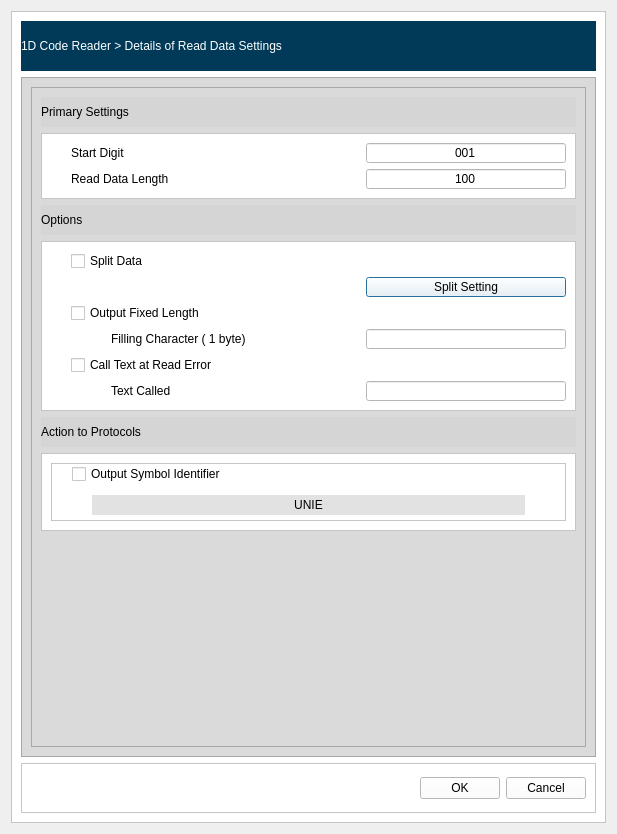
<?xml version="1.0" encoding="UTF-8"?>
<ui version="4.0">
 <class>Dialog</class>
 <widget class="QDialog" name="Dialog">
  <property name="geometry">
   <rect>
    <x>0</x>
    <y>0</y>
    <width>617</width>
    <height>834</height>
   </rect>
  </property>
  <property name="windowTitle">
   <string>Dialog</string>
  </property>
  <layout class="QVBoxLayout" name="verticalLayout_11">
   <item>
    <widget class="QFrame" name="frame">
     <property name="sizePolicy">
      <sizepolicy hsizetype="Preferred" vsizetype="Preferred">
       <horstretch>0</horstretch>
       <verstretch>0</verstretch>
      </sizepolicy>
     </property>
     <property name="minimumSize">
      <size>
       <width>400</width>
       <height>650</height>
      </size>
     </property>
     <property name="styleSheet">
      <string notr="true">background-color: rgb(255, 255, 255);</string>
     </property>
     <property name="frameShape">
      <enum>QFrame::StyledPanel</enum>
     </property>
     <property name="frameShadow">
      <enum>QFrame::Raised</enum>
     </property>
     <layout class="QVBoxLayout" name="verticalLayout_2">
      <item>
       <layout class="QVBoxLayout" name="verticalLayout">
        <item>
         <widget class="QLabel" name="label">
          <property name="sizePolicy">
           <sizepolicy hsizetype="Preferred" vsizetype="Fixed">
            <horstretch>0</horstretch>
            <verstretch>0</verstretch>
           </sizepolicy>
          </property>
          <property name="minimumSize">
           <size>
            <width>0</width>
            <height>50</height>
           </size>
          </property>
          <property name="styleSheet">
           <string notr="true">background-color: rgb(0, 58, 88);
color: rgb(255, 255, 255);</string>
          </property>
          <property name="text">
           <string>1D Code Reader &gt; Details of Read Data Settings </string>
          </property>
         </widget>
        </item>
        <item>
         <widget class="QScrollArea" name="scrollArea">
          <property name="sizePolicy">
           <sizepolicy hsizetype="Expanding" vsizetype="Ignored">
            <horstretch>0</horstretch>
            <verstretch>0</verstretch>
           </sizepolicy>
          </property>
          <property name="styleSheet">
           <string notr="true">background-color: rgb(218, 218, 218);</string>
          </property>
          <property name="widgetResizable">
           <bool>true</bool>
          </property>
          <widget class="QWidget" name="scrollAreaWidgetContents">
           <property name="geometry">
            <rect>
             <x>0</x>
             <y>0</y>
             <width>575</width>
             <height>680</height>
            </rect>
           </property>
           <layout class="QVBoxLayout" name="verticalLayout_4">
            <item>
             <layout class="QVBoxLayout" name="verticalLayout_3">
              <item>
               <widget class="QFrame" name="frame_7">
                <property name="minimumSize">
                 <size>
                  <width>350</width>
                  <height>650</height>
                 </size>
                </property>
                <property name="frameShape">
                 <enum>QFrame::StyledPanel</enum>
                </property>
                <property name="frameShadow">
                 <enum>QFrame::Raised</enum>
                </property>
                <layout class="QVBoxLayout" name="verticalLayout_14">
                 <item>
                  <widget class="QLabel" name="label_5">
                   <property name="sizePolicy">
                    <sizepolicy hsizetype="Preferred" vsizetype="Fixed">
                     <horstretch>0</horstretch>
                     <verstretch>0</verstretch>
                    </sizepolicy>
                   </property>
                   <property name="minimumSize">
                    <size>
                     <width>0</width>
                     <height>30</height>
                    </size>
                   </property>
                   <property name="styleSheet">
                    <string notr="true">background-color: rgb(213, 213, 213);</string>
                   </property>
                   <property name="text">
                    <string>Primary Settings</string>
                   </property>
                  </widget>
                 </item>
                 <item>
                  <widget class="QFrame" name="frame_5">
                   <property name="styleSheet">
                    <string notr="true">background-color: rgb(255, 255, 255);</string>
                   </property>
                   <property name="frameShape">
                    <enum>QFrame::StyledPanel</enum>
                   </property>
                   <property name="frameShadow">
                    <enum>QFrame::Raised</enum>
                   </property>
                   <layout class="QVBoxLayout" name="verticalLayout_6">
                    <item>
                     <layout class="QVBoxLayout" name="verticalLayout_5">
                      <item>
                       <layout class="QHBoxLayout" name="horizontalLayout_3">
                        <item>
                         <spacer name="horizontalSpacer_4">
                          <property name="orientation">
                           <enum>Qt::Horizontal</enum>
                          </property>
                          <property name="sizeType">
                           <enum>QSizePolicy::Fixed</enum>
                          </property>
                          <property name="sizeHint" stdset="0">
                           <size>
                            <width>20</width>
                            <height>20</height>
                           </size>
                          </property>
                         </spacer>
                        </item>
                        <item>
                         <widget class="QLabel" name="label_2">
                          <property name="sizePolicy">
                           <sizepolicy hsizetype="Preferred" vsizetype="Fixed">
                            <horstretch>0</horstretch>
                            <verstretch>0</verstretch>
                           </sizepolicy>
                          </property>
                          <property name="minimumSize">
                           <size>
                            <width>1</width>
                            <height>20</height>
                           </size>
                          </property>
                          <property name="maximumSize">
                           <size>
                            <width>200</width>
                            <height>20</height>
                           </size>
                          </property>
                          <property name="text">
                           <string>Start Digit</string>
                          </property>
                         </widget>
                        </item>
                        <item>
                         <spacer name="horizontalSpacer_2">
                          <property name="orientation">
                           <enum>Qt::Horizontal</enum>
                          </property>
                          <property name="sizeHint" stdset="0">
                           <size>
                            <width>40</width>
                            <height>20</height>
                           </size>
                          </property>
                         </spacer>
                        </item>
                        <item>
                         <widget class="QLineEdit" name="ledit_StartDigit_ReadData_1D">
                          <property name="sizePolicy">
                           <sizepolicy hsizetype="Fixed" vsizetype="Fixed">
                            <horstretch>0</horstretch>
                            <verstretch>0</verstretch>
                           </sizepolicy>
                          </property>
                          <property name="minimumSize">
                           <size>
                            <width>200</width>
                            <height>20</height>
                           </size>
                          </property>
                          <property name="maximumSize">
                           <size>
                            <width>200</width>
                            <height>20</height>
                           </size>
                          </property>
                          <property name="text">
                           <string>001</string>
                          </property>
                          <property name="alignment">
                           <set>Qt::AlignCenter</set>
                          </property>
                         </widget>
                        </item>
                       </layout>
                      </item>
                      <item>
                       <layout class="QHBoxLayout" name="horizontalLayout_4">
                        <item>
                         <spacer name="horizontalSpacer_5">
                          <property name="orientation">
                           <enum>Qt::Horizontal</enum>
                          </property>
                          <property name="sizeType">
                           <enum>QSizePolicy::Fixed</enum>
                          </property>
                          <property name="sizeHint" stdset="0">
                           <size>
                            <width>20</width>
                            <height>20</height>
                           </size>
                          </property>
                         </spacer>
                        </item>
                        <item>
                         <widget class="QLabel" name="label_6">
                          <property name="sizePolicy">
                           <sizepolicy hsizetype="Preferred" vsizetype="Fixed">
                            <horstretch>0</horstretch>
                            <verstretch>0</verstretch>
                           </sizepolicy>
                          </property>
                          <property name="minimumSize">
                           <size>
                            <width>0</width>
                            <height>20</height>
                           </size>
                          </property>
                          <property name="maximumSize">
                           <size>
                            <width>16777215</width>
                            <height>20</height>
                           </size>
                          </property>
                          <property name="text">
                           <string>Read Data Length</string>
                          </property>
                         </widget>
                        </item>
                        <item>
                         <spacer name="horizontalSpacer_3">
                          <property name="orientation">
                           <enum>Qt::Horizontal</enum>
                          </property>
                          <property name="sizeHint" stdset="0">
                           <size>
                            <width>40</width>
                            <height>20</height>
                           </size>
                          </property>
                         </spacer>
                        </item>
                        <item>
                         <widget class="QLineEdit" name="ledit_LengReadData_ReadData_1D">
                          <property name="minimumSize">
                           <size>
                            <width>200</width>
                            <height>20</height>
                           </size>
                          </property>
                          <property name="maximumSize">
                           <size>
                            <width>200</width>
                            <height>20</height>
                           </size>
                          </property>
                          <property name="text">
                           <string>100</string>
                          </property>
                          <property name="alignment">
                           <set>Qt::AlignCenter</set>
                          </property>
                         </widget>
                        </item>
                       </layout>
                      </item>
                     </layout>
                    </item>
                   </layout>
                  </widget>
                 </item>
                 <item>
                  <widget class="QLabel" name="label_4">
                   <property name="sizePolicy">
                    <sizepolicy hsizetype="Preferred" vsizetype="Fixed">
                     <horstretch>0</horstretch>
                     <verstretch>0</verstretch>
                    </sizepolicy>
                   </property>
                   <property name="minimumSize">
                    <size>
                     <width>0</width>
                     <height>30</height>
                    </size>
                   </property>
                   <property name="styleSheet">
                    <string notr="true">background-color: rgb(213, 213, 213);</string>
                   </property>
                   <property name="text">
                    <string>Options</string>
                   </property>
                  </widget>
                 </item>
                 <item>
                  <widget class="QFrame" name="frame_4">
                   <property name="styleSheet">
                    <string notr="true">background-color: rgb(255, 255, 255);</string>
                   </property>
                   <property name="frameShape">
                    <enum>QFrame::StyledPanel</enum>
                   </property>
                   <property name="frameShadow">
                    <enum>QFrame::Raised</enum>
                   </property>
                   <layout class="QVBoxLayout" name="verticalLayout_8">
                    <item>
                     <layout class="QVBoxLayout" name="verticalLayout_7">
                      <item>
                       <layout class="QHBoxLayout" name="horizontalLayout_10">
                        <item>
                         <spacer name="horizontalSpacer_6">
                          <property name="orientation">
                           <enum>Qt::Horizontal</enum>
                          </property>
                          <property name="sizeType">
                           <enum>QSizePolicy::Fixed</enum>
                          </property>
                          <property name="sizeHint" stdset="0">
                           <size>
                            <width>20</width>
                            <height>20</height>
                           </size>
                          </property>
                         </spacer>
                        </item>
                        <item>
                         <widget class="QCheckBox" name="cbox_SplitData_ReadData_1D">
                          <property name="sizePolicy">
                           <sizepolicy hsizetype="Expanding" vsizetype="Fixed">
                            <horstretch>0</horstretch>
                            <verstretch>0</verstretch>
                           </sizepolicy>
                          </property>
                          <property name="minimumSize">
                           <size>
                            <width>0</width>
                            <height>20</height>
                           </size>
                          </property>
                          <property name="maximumSize">
                           <size>
                            <width>16777215</width>
                            <height>20</height>
                           </size>
                          </property>
                          <property name="text">
                           <string>Split Data</string>
                          </property>
                         </widget>
                        </item>
                       </layout>
                      </item>
                      <item>
                       <layout class="QHBoxLayout" name="horizontalLayout_9">
                        <item>
                         <spacer name="horizontalSpacer_7">
                          <property name="orientation">
                           <enum>Qt::Horizontal</enum>
                          </property>
                          <property name="sizeType">
                           <enum>QSizePolicy::Expanding</enum>
                          </property>
                          <property name="sizeHint" stdset="0">
                           <size>
                            <width>160</width>
                            <height>20</height>
                           </size>
                          </property>
                         </spacer>
                        </item>
                        <item>
                         <widget class="QPushButton" name="btn_SplitSetting_ReadData_1D">
                          <property name="sizePolicy">
                           <sizepolicy hsizetype="Fixed" vsizetype="Fixed">
                            <horstretch>0</horstretch>
                            <verstretch>0</verstretch>
                           </sizepolicy>
                          </property>
                          <property name="minimumSize">
                           <size>
                            <width>200</width>
                            <height>20</height>
                           </size>
                          </property>
                          <property name="maximumSize">
                           <size>
                            <width>200</width>
                            <height>20</height>
                           </size>
                          </property>
                          <property name="text">
                           <string>Split Setting</string>
                          </property>
                         </widget>
                        </item>
                       </layout>
                      </item>
                      <item>
                       <layout class="QHBoxLayout" name="horizontalLayout_8">
                        <item>
                         <spacer name="horizontalSpacer_8">
                          <property name="orientation">
                           <enum>Qt::Horizontal</enum>
                          </property>
                          <property name="sizeType">
                           <enum>QSizePolicy::Fixed</enum>
                          </property>
                          <property name="sizeHint" stdset="0">
                           <size>
                            <width>20</width>
                            <height>20</height>
                           </size>
                          </property>
                         </spacer>
                        </item>
                        <item>
                         <widget class="QCheckBox" name="cbox_OutFixLeng_ReadData_1D">
                          <property name="sizePolicy">
                           <sizepolicy hsizetype="Expanding" vsizetype="Fixed">
                            <horstretch>0</horstretch>
                            <verstretch>0</verstretch>
                           </sizepolicy>
                          </property>
                          <property name="minimumSize">
                           <size>
                            <width>0</width>
                            <height>20</height>
                           </size>
                          </property>
                          <property name="maximumSize">
                           <size>
                            <width>16777215</width>
                            <height>20</height>
                           </size>
                          </property>
                          <property name="text">
                           <string>Output Fixed Length</string>
                          </property>
                         </widget>
                        </item>
                       </layout>
                      </item>
                      <item>
                       <layout class="QHBoxLayout" name="horizontalLayout_7">
                        <item>
                         <spacer name="horizontalSpacer_9">
                          <property name="orientation">
                           <enum>Qt::Horizontal</enum>
                          </property>
                          <property name="sizeType">
                           <enum>QSizePolicy::Fixed</enum>
                          </property>
                          <property name="sizeHint" stdset="0">
                           <size>
                            <width>60</width>
                            <height>20</height>
                           </size>
                          </property>
                         </spacer>
                        </item>
                        <item>
                         <widget class="QLabel" name="label_7">
                          <property name="sizePolicy">
                           <sizepolicy hsizetype="Preferred" vsizetype="Fixed">
                            <horstretch>0</horstretch>
                            <verstretch>0</verstretch>
                           </sizepolicy>
                          </property>
                          <property name="minimumSize">
                           <size>
                            <width>0</width>
                            <height>20</height>
                           </size>
                          </property>
                          <property name="maximumSize">
                           <size>
                            <width>16777215</width>
                            <height>20</height>
                           </size>
                          </property>
                          <property name="text">
                           <string>Filling Character ( 1 byte)</string>
                          </property>
                         </widget>
                        </item>
                        <item>
                         <spacer name="horizontalSpacer_14">
                          <property name="orientation">
                           <enum>Qt::Horizontal</enum>
                          </property>
                          <property name="sizeHint" stdset="0">
                           <size>
                            <width>40</width>
                            <height>20</height>
                           </size>
                          </property>
                         </spacer>
                        </item>
                        <item>
                         <widget class="QLineEdit" name="ledit_FillingCharac_ReadData_1D">
                          <property name="sizePolicy">
                           <sizepolicy hsizetype="Fixed" vsizetype="Fixed">
                            <horstretch>0</horstretch>
                            <verstretch>0</verstretch>
                           </sizepolicy>
                          </property>
                          <property name="minimumSize">
                           <size>
                            <width>200</width>
                            <height>20</height>
                           </size>
                          </property>
                          <property name="maximumSize">
                           <size>
                            <width>200</width>
                            <height>20</height>
                           </size>
                          </property>
                          <property name="alignment">
                           <set>Qt::AlignCenter</set>
                          </property>
                         </widget>
                        </item>
                       </layout>
                      </item>
                      <item>
                       <layout class="QHBoxLayout" name="horizontalLayout_6">
                        <item>
                         <spacer name="horizontalSpacer_10">
                          <property name="orientation">
                           <enum>Qt::Horizontal</enum>
                          </property>
                          <property name="sizeType">
                           <enum>QSizePolicy::Fixed</enum>
                          </property>
                          <property name="sizeHint" stdset="0">
                           <size>
                            <width>20</width>
                            <height>20</height>
                           </size>
                          </property>
                         </spacer>
                        </item>
                        <item>
                         <widget class="QCheckBox" name="cbox_CallTextError_ReadData_1D">
                          <property name="sizePolicy">
                           <sizepolicy hsizetype="Expanding" vsizetype="Fixed">
                            <horstretch>0</horstretch>
                            <verstretch>0</verstretch>
                           </sizepolicy>
                          </property>
                          <property name="minimumSize">
                           <size>
                            <width>0</width>
                            <height>20</height>
                           </size>
                          </property>
                          <property name="maximumSize">
                           <size>
                            <width>16777215</width>
                            <height>20</height>
                           </size>
                          </property>
                          <property name="text">
                           <string>Call Text at Read Error</string>
                          </property>
                         </widget>
                        </item>
                       </layout>
                      </item>
                      <item>
                       <layout class="QHBoxLayout" name="horizontalLayout_5">
                        <item>
                         <spacer name="horizontalSpacer_11">
                          <property name="orientation">
                           <enum>Qt::Horizontal</enum>
                          </property>
                          <property name="sizeType">
                           <enum>QSizePolicy::Fixed</enum>
                          </property>
                          <property name="sizeHint" stdset="0">
                           <size>
                            <width>60</width>
                            <height>20</height>
                           </size>
                          </property>
                         </spacer>
                        </item>
                        <item>
                         <widget class="QLabel" name="label_8">
                          <property name="sizePolicy">
                           <sizepolicy hsizetype="Preferred" vsizetype="Fixed">
                            <horstretch>0</horstretch>
                            <verstretch>0</verstretch>
                           </sizepolicy>
                          </property>
                          <property name="minimumSize">
                           <size>
                            <width>80</width>
                            <height>20</height>
                           </size>
                          </property>
                          <property name="maximumSize">
                           <size>
                            <width>16777215</width>
                            <height>20</height>
                           </size>
                          </property>
                          <property name="text">
                           <string>Text Called</string>
                          </property>
                         </widget>
                        </item>
                        <item>
                         <spacer name="horizontalSpacer_12">
                          <property name="orientation">
                           <enum>Qt::Horizontal</enum>
                          </property>
                          <property name="sizeType">
                           <enum>QSizePolicy::Expanding</enum>
                          </property>
                          <property name="sizeHint" stdset="0">
                           <size>
                            <width>10</width>
                            <height>20</height>
                           </size>
                          </property>
                         </spacer>
                        </item>
                        <item>
                         <widget class="QLineEdit" name="ledit_callTextError_ReadData_1D">
                          <property name="minimumSize">
                           <size>
                            <width>200</width>
                            <height>20</height>
                           </size>
                          </property>
                          <property name="maximumSize">
                           <size>
                            <width>200</width>
                            <height>20</height>
                           </size>
                          </property>
                          <property name="alignment">
                           <set>Qt::AlignCenter</set>
                          </property>
                         </widget>
                        </item>
                       </layout>
                      </item>
                     </layout>
                    </item>
                   </layout>
                  </widget>
                 </item>
                 <item>
                  <widget class="QLabel" name="label_3">
                   <property name="sizePolicy">
                    <sizepolicy hsizetype="Preferred" vsizetype="Fixed">
                     <horstretch>0</horstretch>
                     <verstretch>0</verstretch>
                    </sizepolicy>
                   </property>
                   <property name="minimumSize">
                    <size>
                     <width>0</width>
                     <height>30</height>
                    </size>
                   </property>
                   <property name="styleSheet">
                    <string notr="true">background-color: rgb(213, 213, 213);</string>
                   </property>
                   <property name="text">
                    <string>Action to Protocols</string>
                   </property>
                  </widget>
                 </item>
                 <item>
                  <widget class="QFrame" name="frame_3">
                   <property name="styleSheet">
                    <string notr="true">background-color: rgb(255, 255, 255);</string>
                   </property>
                   <property name="frameShape">
                    <enum>QFrame::StyledPanel</enum>
                   </property>
                   <property name="frameShadow">
                    <enum>QFrame::Raised</enum>
                   </property>
                   <layout class="QVBoxLayout" name="verticalLayout_10">
                    <item>
                     <layout class="QVBoxLayout" name="verticalLayout_9">
                      <item>
                       <widget class="QFrame" name="frame_6">
                        <property name="frameShape">
                         <enum>QFrame::StyledPanel</enum>
                        </property>
                        <property name="frameShadow">
                         <enum>QFrame::Raised</enum>
                        </property>
                        <layout class="QVBoxLayout" name="verticalLayout_13">
                         <property name="leftMargin">
                          <number>0</number>
                         </property>
                         <property name="topMargin">
                          <number>0</number>
                         </property>
                         <property name="rightMargin">
                          <number>0</number>
                         </property>
                         <property name="bottomMargin">
                          <number>0</number>
                         </property>
                         <item>
                          <layout class="QVBoxLayout" name="verticalLayout_12">
                           <item>
                            <layout class="QHBoxLayout" name="horizontalLayout_11">
                             <item>
                              <spacer name="horizontalSpacer_13">
                               <property name="orientation">
                                <enum>Qt::Horizontal</enum>
                               </property>
                               <property name="sizeType">
                                <enum>QSizePolicy::Fixed</enum>
                               </property>
                               <property name="sizeHint" stdset="0">
                                <size>
                                 <width>20</width>
                                 <height>20</height>
                                </size>
                               </property>
                              </spacer>
                             </item>
                             <item>
                              <widget class="QCheckBox" name="cbox_OutSymbleIdentifier_ReadData_1D">
                               <property name="sizePolicy">
                                <sizepolicy hsizetype="Expanding" vsizetype="Fixed">
                                 <horstretch>0</horstretch>
                                 <verstretch>0</verstretch>
                                </sizepolicy>
                               </property>
                               <property name="minimumSize">
                                <size>
                                 <width>0</width>
                                 <height>20</height>
                                </size>
                               </property>
                               <property name="maximumSize">
                                <size>
                                 <width>16777215</width>
                                 <height>20</height>
                                </size>
                               </property>
                               <property name="text">
                                <string>Output Symbol Identifier</string>
                               </property>
                              </widget>
                             </item>
                            </layout>
                           </item>
                           <item>
                            <layout class="QHBoxLayout" name="horizontalLayout_13">
                             <property name="leftMargin">
                              <number>40</number>
                             </property>
                             <property name="topMargin">
                              <number>5</number>
                             </property>
                             <property name="rightMargin">
                              <number>40</number>
                             </property>
                             <property name="bottomMargin">
                              <number>5</number>
                             </property>
                             <item>
                              <widget class="QLabel" name="lab_OutSymbleIdentifier_ReadData_1D">
                               <property name="sizePolicy">
                                <sizepolicy hsizetype="Preferred" vsizetype="Fixed">
                                 <horstretch>0</horstretch>
                                 <verstretch>0</verstretch>
                                </sizepolicy>
                               </property>
                               <property name="minimumSize">
                                <size>
                                 <width>0</width>
                                 <height>20</height>
                                </size>
                               </property>
                               <property name="maximumSize">
                                <size>
                                 <width>16777215</width>
                                 <height>20</height>
                                </size>
                               </property>
                               <property name="styleSheet">
                                <string notr="true">background-color: rgb(226, 226, 226);</string>
                               </property>
                               <property name="text">
                                <string>UNIE</string>
                               </property>
                               <property name="alignment">
                                <set>Qt::AlignCenter</set>
                               </property>
                              </widget>
                             </item>
                            </layout>
                           </item>
                          </layout>
                         </item>
                        </layout>
                       </widget>
                      </item>
                     </layout>
                    </item>
                   </layout>
                  </widget>
                 </item>
                 <item>
                  <spacer name="verticalSpacer_2">
                   <property name="orientation">
                    <enum>Qt::Vertical</enum>
                   </property>
                   <property name="sizeType">
                    <enum>QSizePolicy::Expanding</enum>
                   </property>
                   <property name="sizeHint" stdset="0">
                    <size>
                     <width>20</width>
                     <height>10</height>
                    </size>
                   </property>
                  </spacer>
                 </item>
                </layout>
               </widget>
              </item>
             </layout>
            </item>
           </layout>
          </widget>
         </widget>
        </item>
        <item>
         <widget class="QFrame" name="frame_2">
          <property name="sizePolicy">
           <sizepolicy hsizetype="Preferred" vsizetype="Fixed">
            <horstretch>0</horstretch>
            <verstretch>0</verstretch>
           </sizepolicy>
          </property>
          <property name="minimumSize">
           <size>
            <width>0</width>
            <height>50</height>
           </size>
          </property>
          <property name="frameShape">
           <enum>QFrame::StyledPanel</enum>
          </property>
          <property name="frameShadow">
           <enum>QFrame::Raised</enum>
          </property>
          <layout class="QHBoxLayout" name="horizontalLayout_2">
           <item>
            <layout class="QHBoxLayout" name="horizontalLayout">
             <item>
              <spacer name="horizontalSpacer">
               <property name="orientation">
                <enum>Qt::Horizontal</enum>
               </property>
               <property name="sizeHint" stdset="0">
                <size>
                 <width>40</width>
                 <height>20</height>
                </size>
               </property>
              </spacer>
             </item>
             <item>
              <widget class="QPushButton" name="btn_Ok_DlogReadData_1D">
               <property name="text">
                <string>OK</string>
               </property>
              </widget>
             </item>
             <item>
              <widget class="QPushButton" name="btn_Cancel_DlogReadData_1D">
               <property name="text">
                <string>Cancel</string>
               </property>
              </widget>
             </item>
            </layout>
           </item>
          </layout>
         </widget>
        </item>
       </layout>
      </item>
     </layout>
    </widget>
   </item>
  </layout>
 </widget>
 <resources/>
 <connections/>
</ui>
